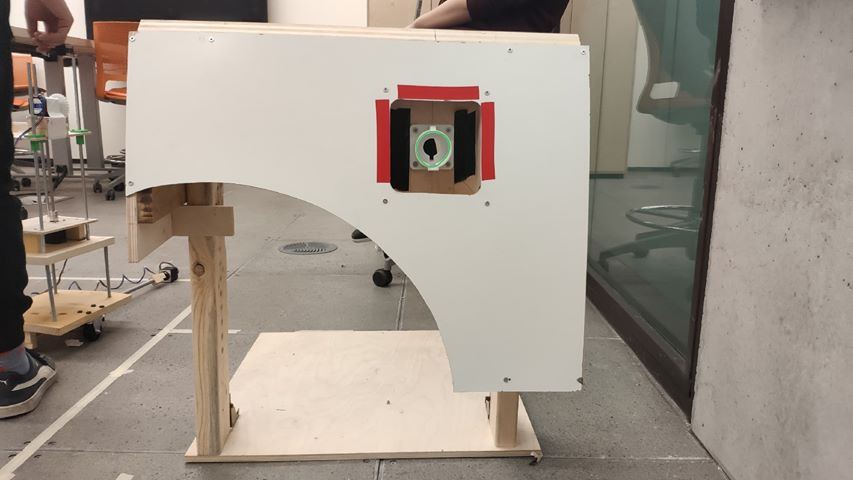
#> input picture ComputerVision Level1/coloredPort2.jpg, 853 x 480 px
$ python test2.py
#> lines starting #> are read from the running program, lines starting #| are printed output that depends on the picture; after the words box and inside, x2 and y2 are one past the last pixel; in counts of white or black regions, pixels touching at a corner belong together; long printed decimals are rounded
import numpy as np
import cv2 as cv
#img = cv.imread('coloredPort2.jpg')
img = cv.imread('coloredPort2.jpg')
#> img is the input picture: shape (480, 853, 3); mean B, G, R 138.7, 149.5, 160
output = img.copy()
gray = cv.cvtColor(img, cv.COLOR_BGR2GRAY)
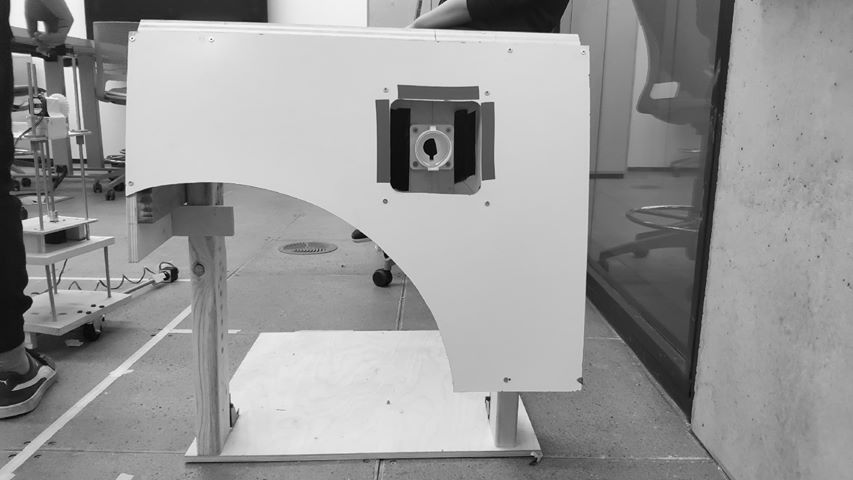
#> gray: shape (480, 853); min 0, max 254, mean 151.4
gray = cv.GaussianBlur(gray, (9,9),0)
circles = cv.HoughCircles(gray, cv.HOUGH_GRADIENT,100,300)
#> circles = [[450, 150, 40]]
detected_circles = np.uint16(np.around(circles))
#> detected_circles = [[450, 150, 40]]
for (x, y ,r) in detected_circles[0, :]:
    cv.circle(output, (x, y), r, (0, 255, 0), 3)
    cv.circle(output, (x, y), 2, (0, 255, 255), 3)
#> this loop made 1 pass
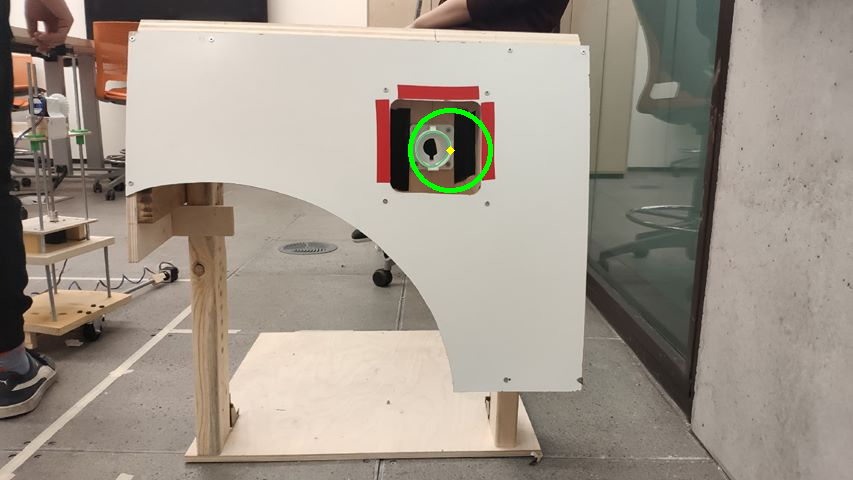
#> output: shape (480, 853, 3); 0.32% of pixels changed, all inside (x1, y1, x2, y2) = (408, 108, 493, 193)
print(circles)
#| [[[450. 150.  40.]]]

cv.namedWindow('Resized Window', cv.WINDOW_NORMAL)
cv.resizeWindow('Resized Window', 800,600)


cv.imshow('Resized Window',output)
cv.waitKey(0)
cv.destroyAllWindows()

$ run again, with ComputerVision Level1/coloredPort1.jpg copied over ComputerVision Level1/coloredPort2.jpg
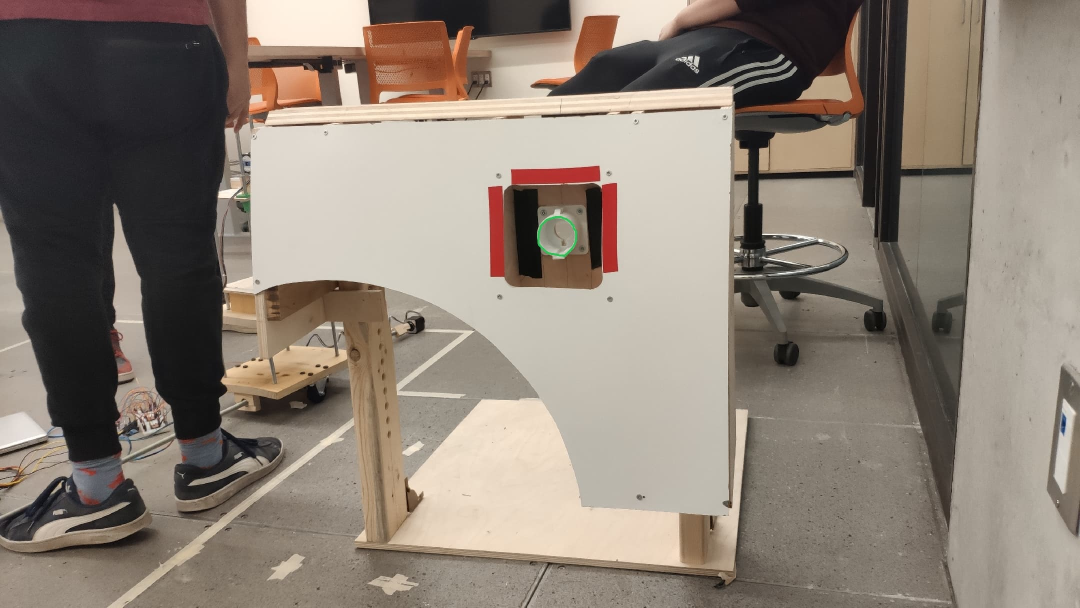
#> input picture ComputerVision Level1/coloredPort1.jpg, 2160 x 1215 px (shown at 1/2 size)
#> img is the input picture: shape (1215, 2160, 3); mean B, G, R 117.2, 128.4, 139.6
#> `gray = cv.cvtColor(img, cv.COLOR_BGR2GRAY)`:
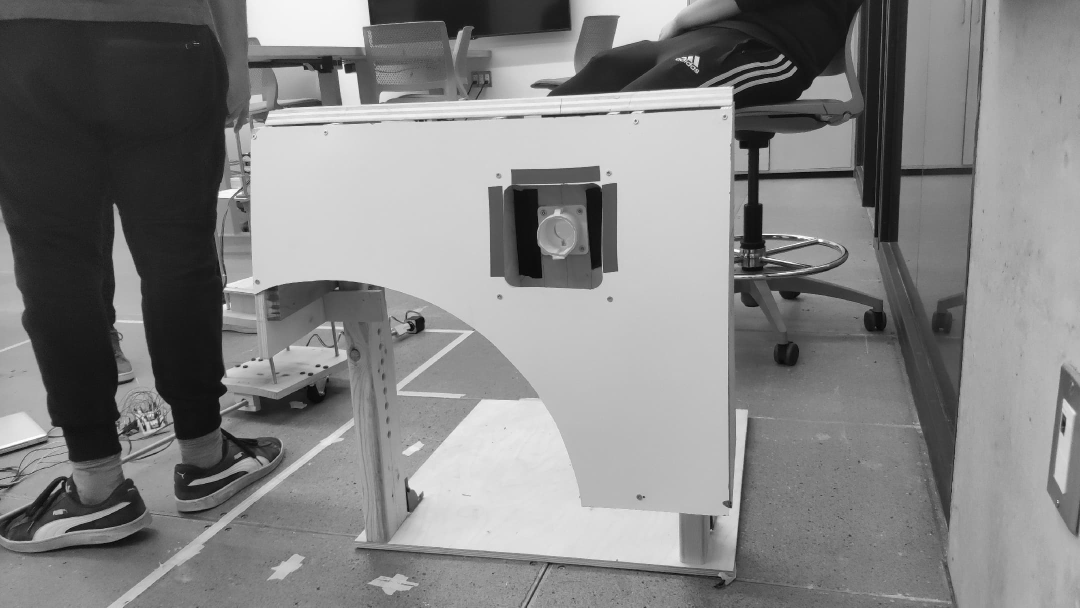
#> gray: shape (1215, 2160) (shown at 1/2 size); min 0, max 255, mean 130.4
#> circles = [[1050, 950, 830], [1250, 1250, 800], [150, 450, 510], [850, 450, 300], [1550, 450, 90], [1850, 150, 150], [550, 450, 130], [650, 750, 60], [1150, 450, 60], [350, 850, 30], [1150, 150, 20]]
#> detected_circles has the same summary as circles
#> the loop `for (x, y ,r) in detected_circles[0, :]:` made 11 passes
#> after the loop `for (x, y ,r) in detected_circles[0, :]:`:
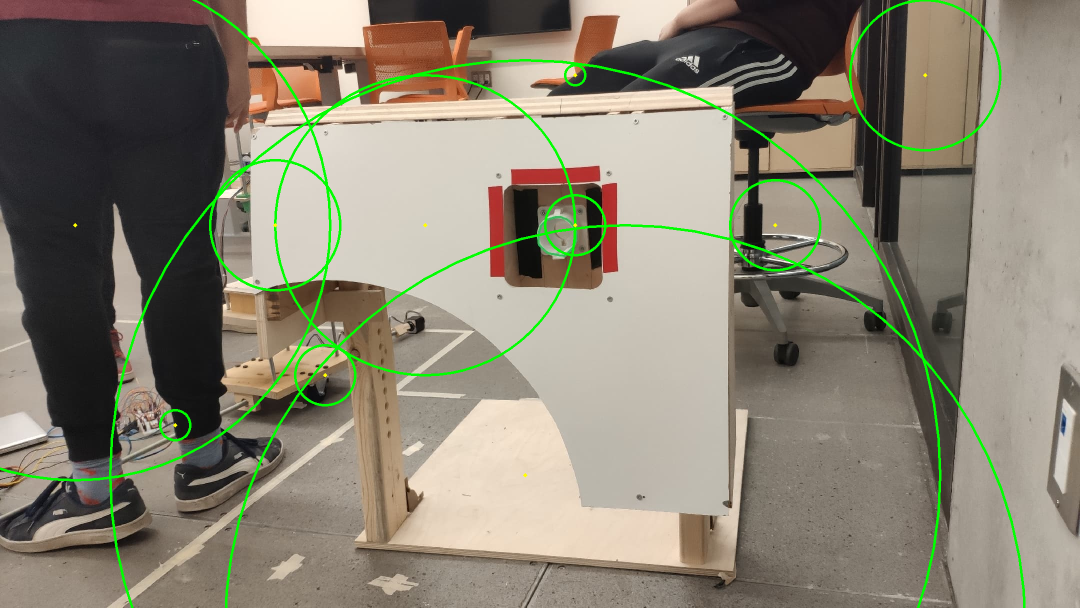
#> output: shape (1215, 2160, 3) (shown at 1/2 size); 2.31% of pixels changed, all inside (x1, y1, x2, y2) = (0, 0, 2051, 1215)
#| [[[1050.        950.        830.      ]
#|   [1250.       1250.        800.      ]
#|   [ 150.        450.        510.      ]
#|   [ 850.        450.        300.      ]
#|   [1550.        450.         90.      ]
#|   [1850.        150.        150.      ]
#> (further printed lines are left out)

$ run again, with ComputerVision Level1/coloredPort3.jpg copied over ComputerVision Level1/coloredPort2.jpg
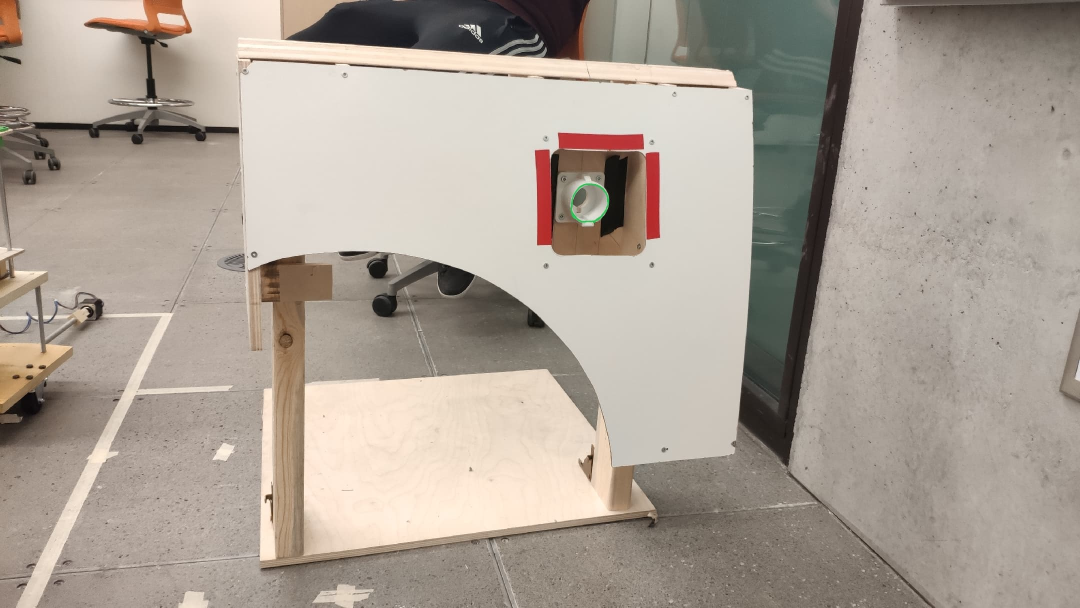
#> input picture ComputerVision Level1/coloredPort3.jpg, 2160 x 1215 px (shown at 1/2 size)
#> img is the input picture: shape (1215, 2160, 3); mean B, G, R 149.7, 160.5, 170.9
#> `gray = cv.cvtColor(img, cv.COLOR_BGR2GRAY)`:
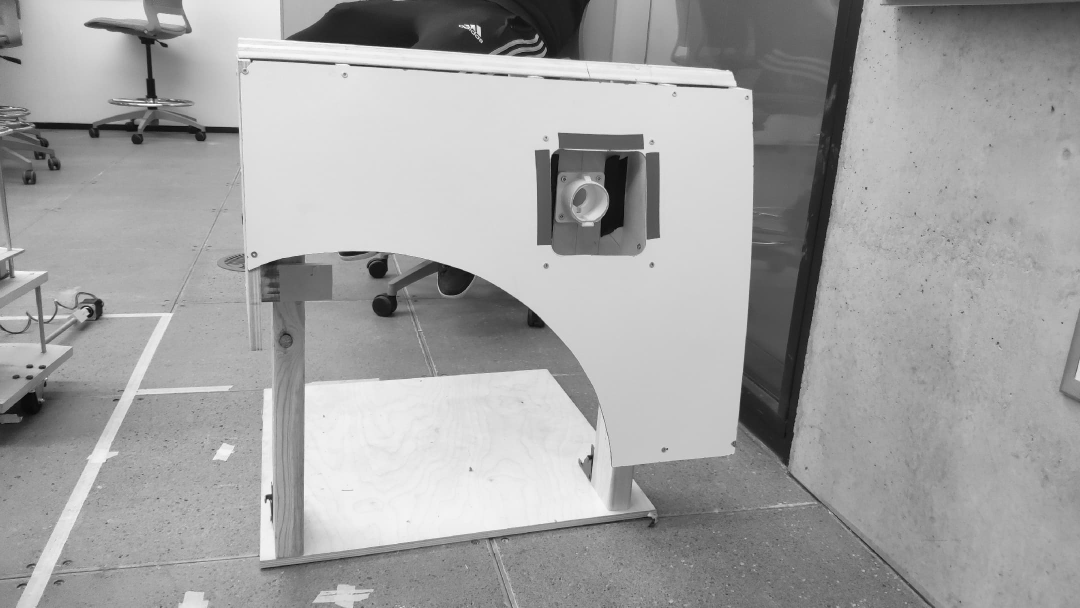
#> gray: shape (1215, 2160) (shown at 1/2 size); min 1, max 255, mean 162.4
#> circles = [[650, 850, 350], [1950, 650, 770], [1950, 150, 890], [250, 350, 130], [1050, 950, 130], [1850, 950, 240], [450, 1250, 200], [1650, 1250, 230], [750, 450, 70], [250, 850, 40], [1150, 450, 10]]
#> detected_circles has the same summary as circles
#> the loop `for (x, y ,r) in detected_circles[0, :]:` made 11 passes
#> after the loop `for (x, y ,r) in detected_circles[0, :]:`:
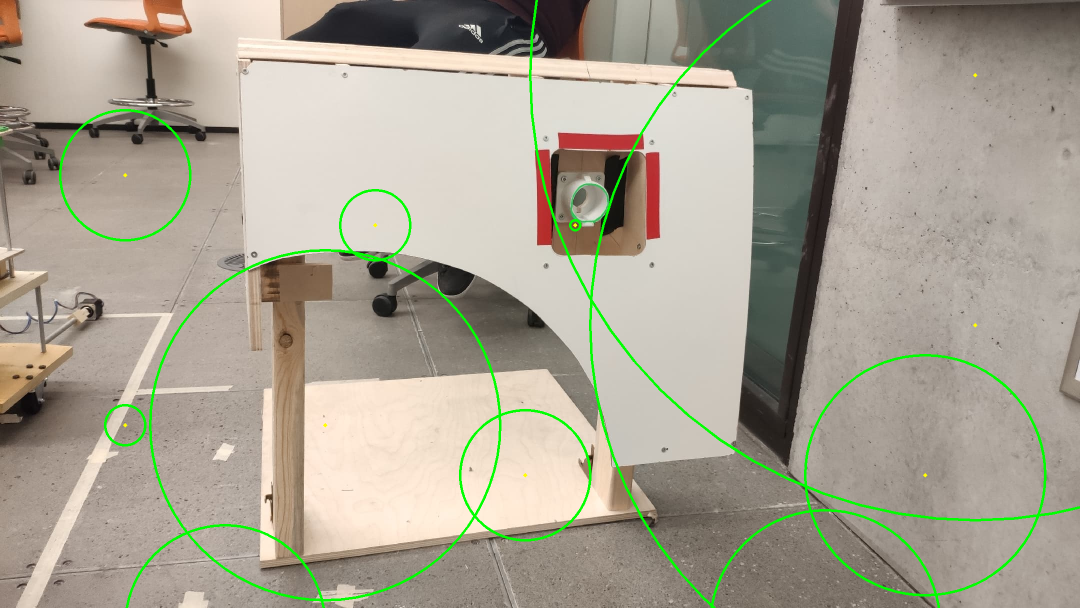
#> output: shape (1215, 2160, 3) (shown at 1/2 size); 1.98% of pixels changed, all inside (x1, y1, x2, y2) = (118, 0, 2160, 1215)
#| [[[ 650.       850.       350.     ]
#|   [1950.       650.       770.     ]
#|   [1950.       150.       890.000]
#|   [ 250.       350.       130.     ]
#|   [1050.       950.       130.     ]
#|   [1850.       950.       240.000]
#> (further printed lines are left out)
